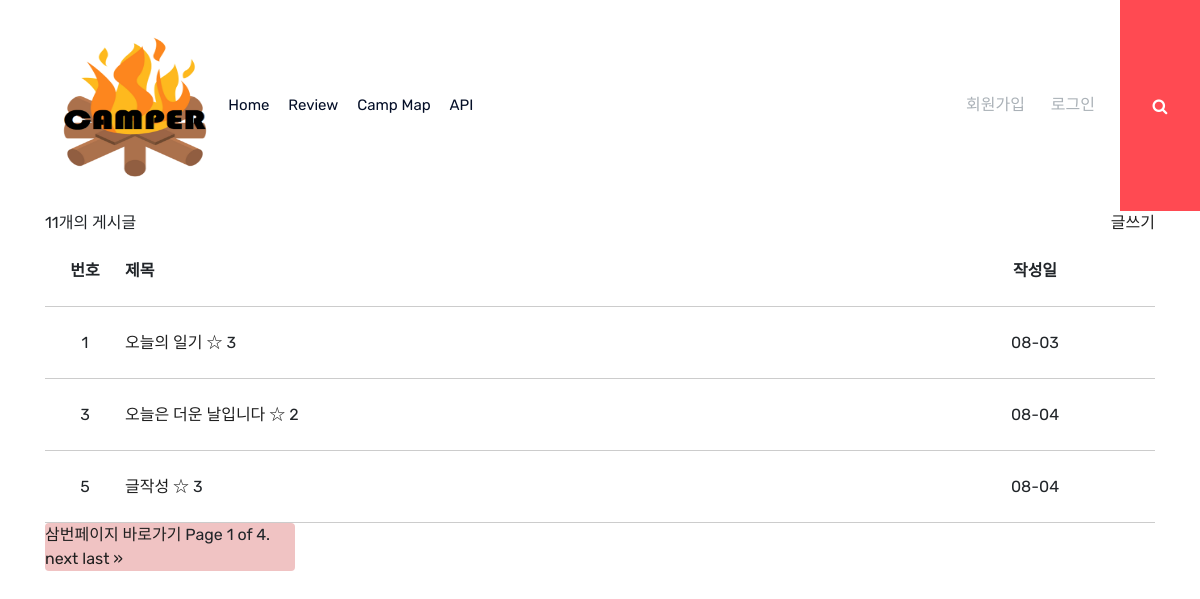
The page / on the database its author committed.
### board/models.py (models this page shows, shortened)
class Post(models.Model):
    author = models.ForeignKey(settings.AUTH_USER_MODEL,
                               on_delete=models.CASCADE,
                               null=True,
                               related_name="created_posts")
    title = models.CharField("제목", max_length=50)
    camp_type_choice = (
		('백패킹', 'back'),
        ('차박', 'car'),
        ('오토캠핑', 'auto'))
    camp_type = models.CharField("캠프 타입", max_length=20, choices=camp_type_choice)
    desc = models.TextField("내용")     #사진 포함. photo = models.ImageField("사진", blank=True)
    position_latitude = models.FloatField("위도", null=True, blank=True, default=None)
    position_longitude= models.FloatField("경도", null=True, blank=True, default=None)
    address=models.CharField("주소", max_length=200,default = '')
    facility_toilet = models.BooleanField("화장실", default=False)
    facility_showerroom = models.BooleanField("샤워실",default=False)
    facility_cookroom = models.BooleanField("취사장", default=False)
    facility_store = models.BooleanField("매점", default=False)
    facility_electric = models.BooleanField("전기시설", default=False)
    facility_water_sewage = models.BooleanField("상하수시설", default=False)
    facility_fire = models.BooleanField("화재관련시설", default=False)
    capacity = models.FloatField("야영 가능한 사이트 수", null=True, blank=True, default=None)
    price_min=models.FloatField("최소이용가격", null=True, blank=True, default=None)
    price_max=models.FloatField("최대이용가격", null=True, blank=True, default=None)
    like = models.ManyToManyField(settings.AUTH_USER_MODEL,
                                  related_name="liked_posts")
    create_at = models.DateTimeField('처음작성시각', default=timezone.now)

### board/views.py (the view)
# urls.py: path('', index, name="index"),
def index(request):
    context = dict()
    search_q = request.GET.get('q', '')
    filter_q = request.GET.get('filter', '')  #filter_q = 오늘
    search_post = Post.objects.filter(
        Q(title__icontains=search_q) | Q(desc__icontains=search_q))
    filter_post = search_post.filter(
        Q(title__icontains=filter_q) | Q(desc__icontains=filter_q))
    paginator = Paginator(filter_post, 3)  # Show 25 contacts per page.
    page_number = request.GET.get('page')
    page_obj = paginator.get_page(page_number)
    context['all_post'] = filter_post
    context['page_obj'] = page_obj
    return render(request, 'index.html', context)

### board/templates/index.html (shortened to what this page needs)
{% extends 'header.html' %}
{%load static%}
{% block extrahead %}
    <link rel="stylesheet" href="{% static 'css/index.css' %}" type="text/css" />
{% endblock %}
{% block content %}
<div class = "container">
{{all_post|length}}개의 게시글
    <div class="write" style="float: right;">
    <a class="black_btn" href="{% url 'write' %}">글쓰기</a>
    </div>
<section>
    <div class="post_row post_row_label">
        <div class="post_id"> 번호 </div>
        <div class="post_title"> 제목 </div>
        <div class="post_date">작성일</div>
    </div>
    {% for one_post in page_obj %}
         <div class="post_row">
            <div class="post_id"> {{one_post.id}} </div>
            <div class="post_title">
                <a href="{% url 'detail' one_post.id %}">{{one_post.title}}</a>
                {% if user in one_post.like.all %}
                <a href="{% url 'like' one_post.id %}">★</a>
                {%else%}
                <a href="{% url 'like' one_post.id %}">☆</a>
                {%endif%}
                {{one_post.like.all|length }}
            </div>
            <div class="post_date">{{one_post.create_at|date:" m-d "}}</div>
        </div>
    {%endfor%}
    <div class="text_center" style="display: block; align-items:center; justify-content:center;">
    <div class="pagination" style = 'width:250px; background-color: rgb(240, 195, 195);'>
        <span class="step-links" >
            <a href="?page=3">삼번페이지 바로가기</a>
            <span class="current">
                Page {{ page_obj.number }} of {{ page_obj.paginator.num_pages }}.
            </span>
            {% if page_obj.has_next %}
                <a href="?page={{ page_obj.next_page_number }}">next</a>
                <a href="?page={{ page_obj.paginator.num_pages }}">last &raquo;</a>
            {% endif %}
        </span>
    </div>
    </div>
    </div>
{%endblock%}

### board/static/css/index.css (style rules this page uses)
section { width:100%; display:flex; flex-direction: column; background-color:white; }
.post_row { display:flex; align-items: center; height:4.5rem; border-bottom:1.5px solid #ccc; }
.post_row_label div { font-weight:bold; }
.post_id { width:5rem; text-align:center; }
.post_title { flex:1; }
.post_date { width:15rem; text-align:center; }

### rows shown on the page
Post: id "1", title "오늘의 일기", like.all|length "3", create_at "08-03"
Post: id "3", title "오늘은 더운 날입니다", like.all|length "2", create_at "08-04"
Post: id "5", title "글작성", like.all|length "3", create_at "08-04"

### other values the page prints
{{ all_post|length }} "11"
{{ page_obj.number }} "1"
{{ page_obj.paginator.num_pages }} "4"
